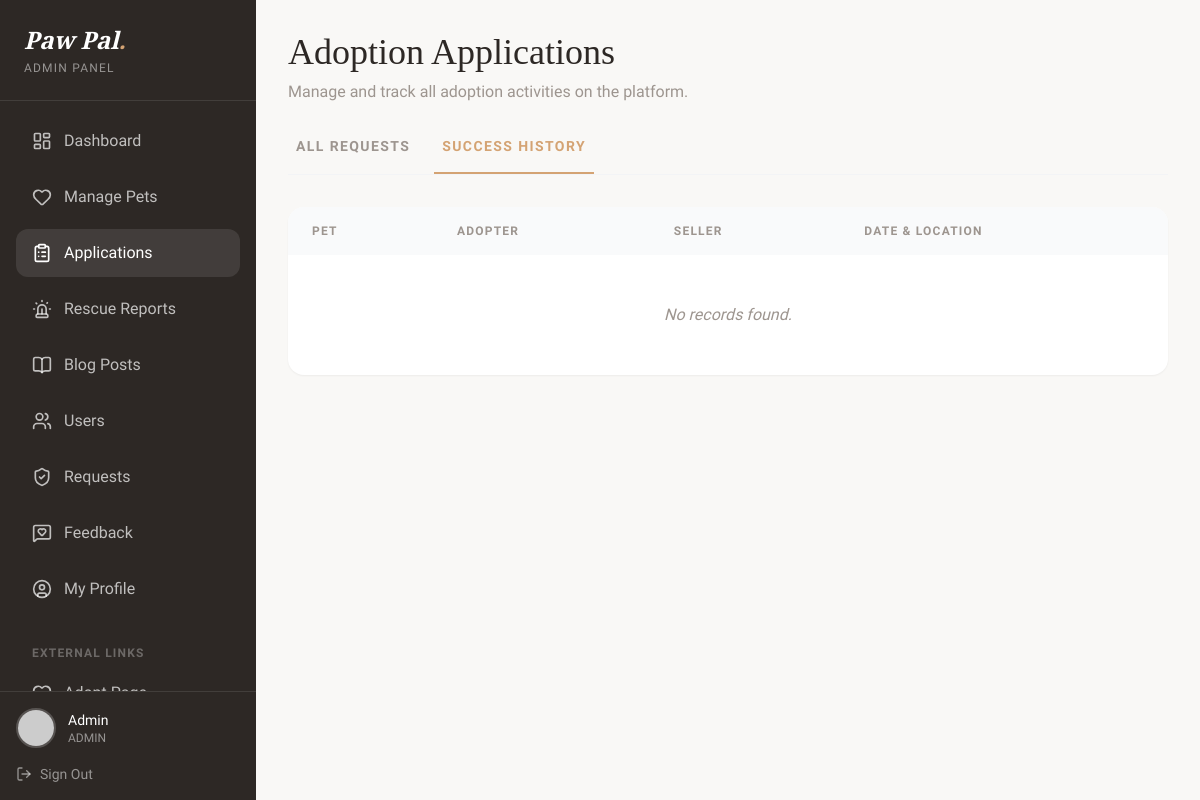
Page /admin/applications.php?view=history (signed in) on the earlier database version.
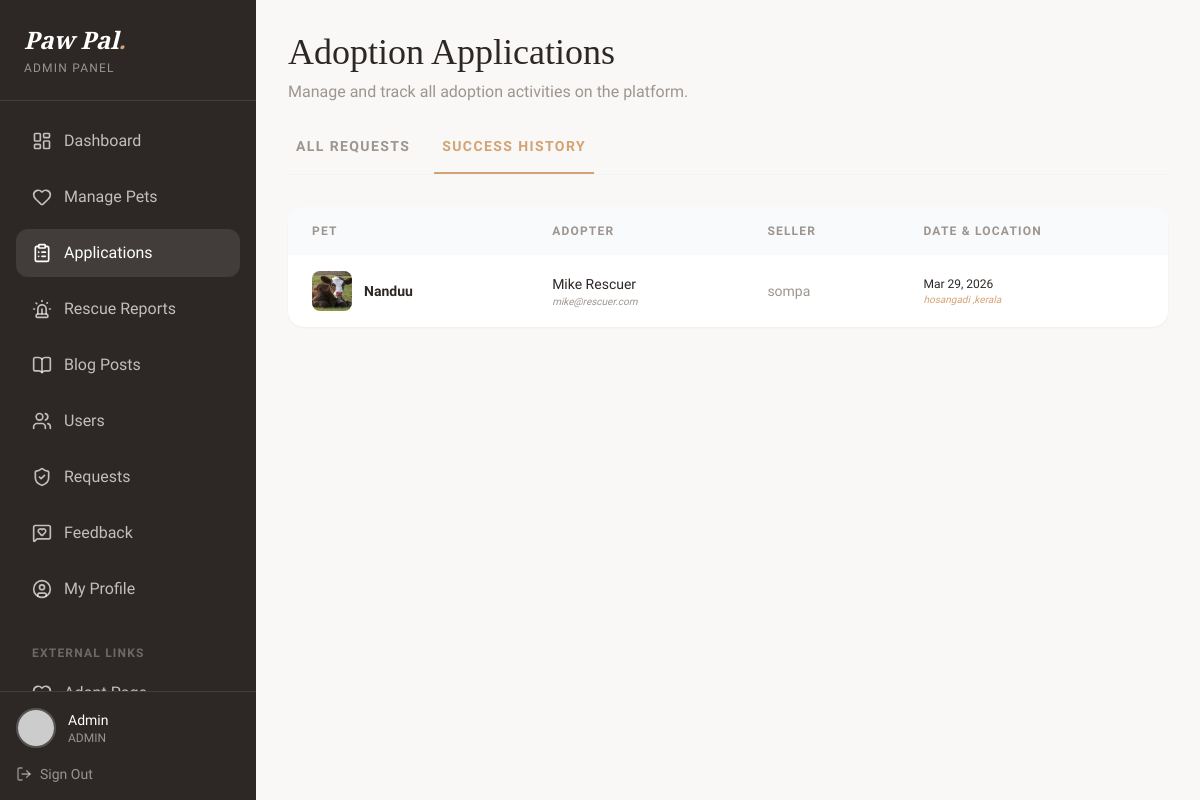
Same page on the later database version.
### tables this page shows
CREATE TABLE `adoption_applications` (
  `id` int(11) NOT NULL,
  `user_id` int(11) NOT NULL,
  `pet_id` int(11) NOT NULL,
  `adopter_name` varchar(100) NOT NULL,
  `adopter_phone` varchar(20) NOT NULL,
  `message` text DEFAULT NULL,
  `pickup_location` varchar(255) DEFAULT NULL,
  `status` enum('Pending','Approved','Rejected') DEFAULT 'Pending',
  `owner_response` enum('Pending','Deal','No Deal') DEFAULT 'Pending',
  `owner_notes` text DEFAULT NULL,
  `application_date` timestamp NOT NULL DEFAULT current_timestamp()
);

CREATE TABLE `pets` (
  `id` int(11) NOT NULL,
  `name` varchar(50) NOT NULL,
  `type` enum('dog','cat','bird','other') NOT NULL,
  `breed` varchar(50) DEFAULT NULL,
  `age` varchar(20) DEFAULT NULL,
  `gender` enum('Male','Female') NOT NULL,
  `description` text DEFAULT NULL,
  `image` varchar(255) DEFAULT 'default_pet.jpg',
  `status` enum('Available','Adopted','Pending') DEFAULT 'Available',
  `added_by` int(11) DEFAULT NULL,
  `added_at` timestamp NOT NULL DEFAULT current_timestamp(),
  `location` varchar(255) DEFAULT NULL
);

CREATE TABLE `users` (
  `id` int(11) NOT NULL,
  `username` varchar(50) NOT NULL,
  `email` varchar(100) NOT NULL,
  `password` varchar(255) NOT NULL,
  `phone` varchar(20) DEFAULT NULL,
  `address` text DEFAULT NULL,
  `role` enum('user','admin','volunteer','rescuer','organization') DEFAULT 'user',
  `is_verified` tinyint(1) DEFAULT 0,
  `created_at` timestamp NOT NULL DEFAULT current_timestamp(),
  `gender` varchar(20) DEFAULT NULL,
  `dob` date DEFAULT NULL,
  `profile_image` varchar(255) DEFAULT NULL,
  `lives_saved` int(11) DEFAULT 0,
  `organization_name` varchar(150) DEFAULT NULL,
  `reset_token` varchar(255) DEFAULT NULL,
  `reset_expiry` datetime DEFAULT NULL,
  `latitude` decimal(10,8) DEFAULT NULL,
  `longitude` decimal(11,8) DEFAULT NULL
);

### admin/applications.php (the view, shortened to what the changed rows need)
<?php
include '../config.php';
$view = isset($_GET['view']) ? $_GET['view'] : 'all';
if ($view === 'history') {
    $applications = $conn->query("SELECT aa.*,
                                      u_adopter.username as adopter_name, u_adopter.email as adopter_email, u_adopter.phone as adopter_phone,
                                      u_seller.username as seller_name, u_seller.email as seller_email, u_seller.phone as seller_phone,
                                      p.name as pet_name, p.type, p.breed, p.image as pet_image
                               FROM adoption_applications aa
                               JOIN users u_adopter ON aa.user_id = u_adopter.id
                               JOIN pets p ON aa.pet_id = p.id
                               JOIN users u_seller ON p.added_by = u_seller.id
                               WHERE aa.owner_response = 'Deal'
                               ORDER BY aa.application_date DESC");
} else {
    $applications = $conn->query("SELECT aa.*, u.username, u.email, p.name as pet_name, p.type
                                  FROM adoption_applications aa
                                  JOIN users u ON aa.user_id = u.id
                                  JOIN pets p ON aa.pet_id = p.id
                                  ORDER BY aa.application_date DESC");
}
?>
<!DOCTYPE html>
<html lang="en" class="scroll-smooth">
<head>
    <script src="https://cdn.tailwindcss.com"></script>
</head>
<body class="font-sans text-paw-dark antialiased bg-paw-bg">
    <div class="flex min-h-screen">
        <main class="flex-1 p-8 overflow-y-auto">
            <div class="max-w-5xl mx-auto">
                <h1 class="font-serif text-4xl mb-2">Adoption Applications</h1>
                <div class="bg-white rounded-2xl shadow-sm overflow-hidden">
                    <table class="w-full">
                        <thead class="bg-gray-50">
                                <?php if ($view === 'history'): ?>
                                    <th class="text-left px-6 py-4 text-xs uppercase tracking-widest font-semibold text-paw-gray">Pet</th>
                                    <th class="text-left px-6 py-4 text-xs uppercase tracking-widest font-semibold text-paw-gray">Adopter</th>
                                    <th class="text-left px-6 py-4 text-xs uppercase tracking-widest font-semibold text-paw-gray">Seller</th>
                                    <th class="text-left px-6 py-4 text-xs uppercase tracking-widest font-semibold text-paw-gray">Date & Location</th>
                                <?php endif; ?>
                        </thead>
                        <tbody class="divide-y divide-gray-50">
                            <?php if ($applications->num_rows > 0): ?>
                                <?php while ($app = $applications->fetch_assoc()): ?>
                                    <tr class="hover:bg-gray-50 transition-colors">
                                        <?php if ($view === 'history'): ?>
                                            <td class="px-6 py-4">
                                                <div class="flex items-center gap-3">
                                                    <div class="w-10 h-10 rounded-lg overflow-hidden flex-shrink-0">
                                                        <img src="../uploads/pets/<?php echo rawurlencode($app['pet_image']); ?>" class="w-full h-full object-cover">
                                                    </div>
                                                    <p class="font-bold text-sm"><?php echo htmlspecialchars($app['pet_name']); ?></p>
                                                </div>
                                            </td>
                                            <td class="px-6 py-4">
                                                <p class="font-medium text-sm"><?php echo htmlspecialchars($app['adopter_name']); ?></p>
                                                <p class="text-[10px] text-paw-gray italic"><?php echo htmlspecialchars($app['adopter_email']); ?></p>
                                            </td>
                                            <td class="px-6 py-4 text-sm text-paw-gray">
                                                <?php echo htmlspecialchars($app['seller_name']); ?>
                                            </td>
                                            <td class="px-6 py-4">
                                                <p class="text-xs"><?php echo date('M d, Y', strtotime($app['application_date'])); ?></p>
                                                <p class="text-[10px] text-paw-accent italic"><?php echo htmlspecialchars($app['pickup_location'] ?: 'Standard'); ?></p>
                                            </td>
                                        <?php endif; ?>
                                    </tr>
                                <?php endwhile; ?>
                            <?php else: ?>
                                <tr>
                                    <td colspan="4" class="px-6 py-12 text-center text-paw-gray italic">No records found.</td>
                                </tr>
                            <?php endif; ?>
                        </tbody>
                    </table>
                </div>
            </div>
        </main>
    </div>
</body>
</html>

Differences in the rows shown:
added adoption_applications: pet.image (picture), pet.name "Nanduu", user.username "Mike Rescuer", user.email "mike@rescuer.com", users.username "sompa", application_date "Mar 29, 2026", pickup_location "hosangadi ,kerala"
Other differences:
text no longer shown: "No records found."
